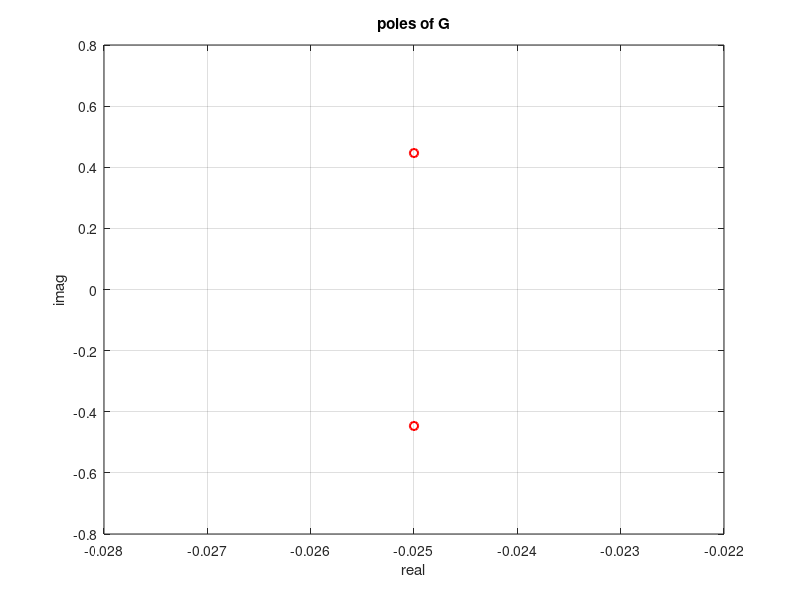

The MATLAB script that drew this image:
%%
close all
P=50
I=10
D=5
b=1
n=10
K=4
Km=0.1
Ra=20
J=0.1
Kb=1
La=1

num1=[K*Km]
den1=[J*Ra,Kb*Km,K*Km]
poles1=roots(den1)

num2=[Km,0]
den2=[J*Ra,Kb*Km,K*Km]


plot(real(poles1),imag(poles1),'ro','linewidth',1.5)
grid
xlabel('real')
ylabel('imag')
title('poles of G')
